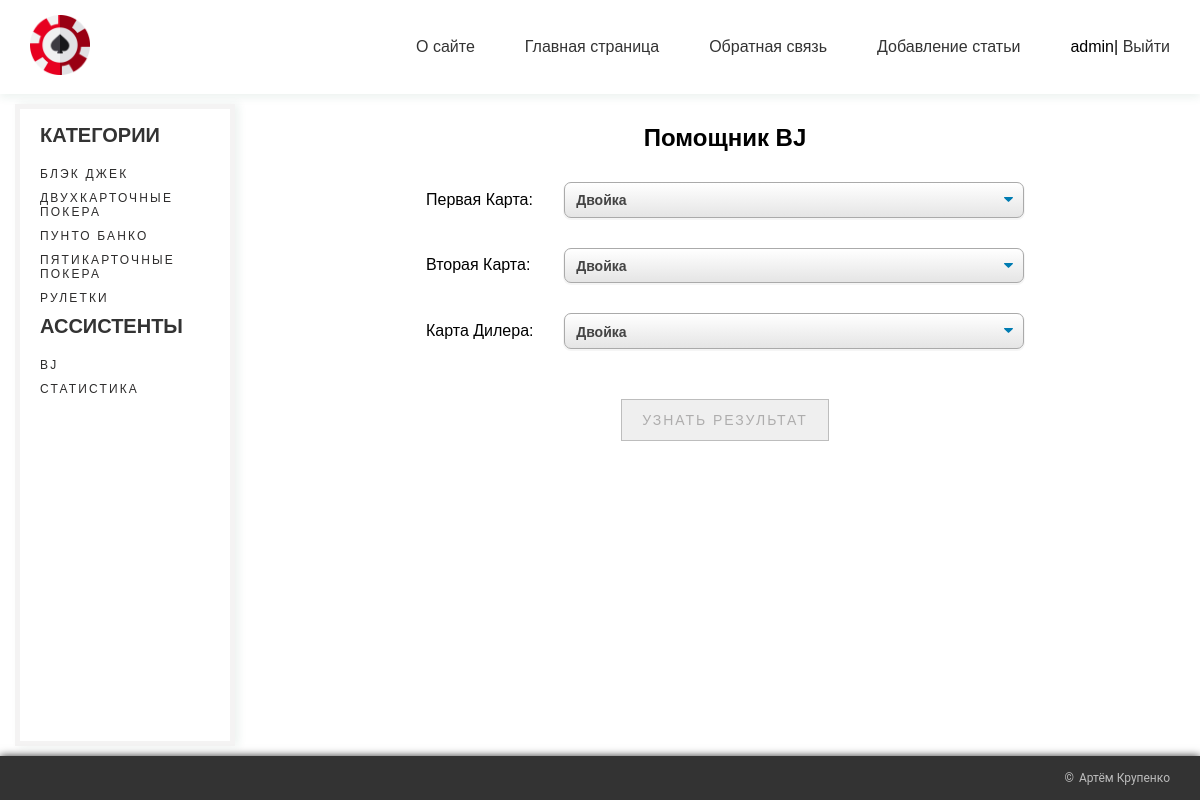
Screenshot of /assistant/bj_start/ (signed in) with the database file from the repository.
### games/models.py (models this page shows, shortened)
class Category(models.Model):
    name = models.CharField(max_length=100, db_index=True, verbose_name='Название')
    slug = models.SlugField(max_length=255, unique=True, db_index=True, verbose_name='URL')
    def get_absolute_url(self):
        return reverse('category', kwargs={'cat_slug': self.slug})
    class Meta:
        verbose_name = 'Категории Игр'
        verbose_name_plural = 'Категории Игр'
        ordering = ['name']

### games/views.py (the view, shortened to what this page needs)
# urls.py: path('assistant/bj_start/', HandFormView.as_view(), name='bj_start'),
class HandFormView(LoginRequiredMixin, DataMixin, CreateView):
    form_class = HandForm
    template_name = 'games/bj_start.html'
    raise_exception = True
    def get_context_data(self, *, object_list=None, **kwargs):
        context = super().get_context_data(**kwargs)
        c_def = self.get_user_context(title='Помощник BJ')
        return dict(list(context.items()) + list(c_def.items()))

### games/forms.py
class HandForm(forms.ModelForm):
    class Meta:
        OPTIONS = (
            ('2', 'Двойка'),
            ('3', 'Тройка'),
            ('4', 'Четвёрка'),
            ('5', 'Пятёрка'),
            ('6', 'Шестёрка'),
            ('7', 'Семёрка'),
            ('8', 'Восьмёрка'),
            ('9', 'Девятка'),
            ('10', 'Десятка'),
            ('Jack', 'Валет'),
            ('Queen', 'Дама'),
            ('King', 'Король'),
            ('Ace', 'Туз')
        )
        model = Hand
        fields = ['first_card', 'second_card', 'dealer_card']
        widgets = {
            'first_card': forms.Select(choices=OPTIONS, attrs={'class': "filters__option"}),
            'second_card': forms.Select(choices=OPTIONS, attrs={'class': "filters__option"}),
            'dealer_card': forms.Select(choices=OPTIONS, attrs={'class': "filters__option"})
        }

### games/utils.py (called while the page is built)
    def get_user_context(self, **kwargs):
        context = kwargs
        categories = cache.get('categories')
        if not categories:
            categories = Category.objects.annotate(Count('games'))
            cache.set('categories', categories, 60)
        user_menu = menu.copy()
        if not self.request.user.is_authenticated:
            user_menu.pop(-1)
        context['menu'] = user_menu
        context['categories'] = categories
        return context

### games/templates/games/bj_start.html (shortened to what this page needs)
{% extends "games/base_web_casino.html" %}
{% block content %}
<h1 class="title_title">{{ title }}</h1>
<div class="form-conteiner">
    <form action="{% url 'bj_start' %}" method="post" class="form__action" enctype="multipart/form-data">
        {% for f in form %}
        <div class="select-wrapper">
            <label class="filters__select" for="{{ f.id_for_label }}">{{f.label}}: </label>
            {{ f }}
        </div>
        {% endfor %}
        <div class="button-wrapper">
            <button class="content__view button-btn" type="submit">Узнать Результат</button>
        </div>
    </form>
</div>
{% endblock %}

### games/templates/games/base_web_casino.html (shortened to what this page needs)
{% load static %}
<!DOCTYPE html>
<html lang="en">
<head>
    <link rel="stylesheet" href="{% static 'games/css/styles.css' %}" type="text/css">
</head>
<body>
<header class="header">
    {% block sidebar %}
    <div class="header__container">
        <a href="{% url 'home' %}" class="header__logo">
            <img src="{% static 'games/images/logo.png' %}" alt="logo image" class="header__image">
        </a>
        <ul class="header__items">
            {% for m in menu %}
            <li class="header__item">
                <a href="{% url m.url_name %}" class="header__link">{{ m.title }}</a>
            </li>
            {% endfor %}
            {% if request.user.is_authenticated %}
            <li class="header__item">{{ user.username }}|
                <a href="{% url 'logout' %}" class="header__link">Выйти</a>
            </li>
            {% else %}
            <li class="header__item">
                <a href="{% url 'register' %}" class="header__link">Регистрация</a> |
                <a href="{% url 'login' %}" class="header__link">Войти</a>
            </li>
            {% endif %}
        </ul>
    </div>
</header>
<main class="main">
    <section class="categories">
        <div class="categories__container">
            <h2 class="categories__title">Категории</h2>
            {% for c in categories %}
            {% if c.games__count > 0 %}
            <ul class="categories__items">
                <li class="categories__item">
                    <a href="{{ c.get_absolute_url }}" class="categories__link">{{ c.name }}</a>
                </li>
            </ul>
            {% endif %}
            {% endfor %}
            <h2 class="categories__title">Ассистенты</h2>
            <ul class="categories__items">
                <li class="categories__item">
                    <a href="{% url 'bj_start' %}" class="categories__link">BJ</a>
                </li>
                <li class="categories__item">
                    <a href="{% url 'statistic' %}" class="categories__link">Статистика</a>
                </li>
            </ul>
            {% endblock %}
        </div>
    </section>
    <section class="content">
        {% block content %}
        {% endblock %}
    </section>
</main>
<footer class="footer">
    <div class="footer__container">
        <p class="footer__owner">Артём Крупенко</p>
    </div>
</footer>
</body>
</html>

### games/static/games/css/styles.css (style rules this page uses)
* { -webkit-box-sizing: border-box; box-sizing: border-box; padding: 0; margin: 0; font-family: "Poppins", sans-serif; }
body { min-height: 100vh; height: 100%; display: -webkit-box; display: -ms-flexbox; display: flex; -webkit-box-orient: vertical; -webkit-box-direction: normal; -ms-flex-direction: column; flex-direction: column; }
.header { background: #ffffff; -webkit-box-shadow: 0 4px 8px rgba(44, 101, 77, 0.08); box-shadow: 0 4px 8px rgba(44, 101, 77, 0.08); }
.header__container { display: -webkit-box; display: -ms-flexbox; display: flex; -webkit-box-pack: justify; -ms-flex-pack: justify; justify-content: space-between; -webkit-box-align: center; -ms-flex-align: center; align-items: center; padding: 15px 30px; }
.header__image { width: 60px; }
.header__items { list-style-type: none; display: -webkit-box; display: -ms-flexbox; display: flex; }
.header__item { margin-right: 50px; }
.header__item:last-child { margin-right: 0; }
.header__link { font-family: "Poppins", sans-serif; outline: none; text-decoration: none; font-weight: 500; font-size: 16px; color: #333333; -webkit-transition: 0.3s ease-in-out; -o-transition: 0.3s ease-in-out; transition: 0.3s ease-in-out; }
.main { -webkit-box-flex: 1; -ms-flex: 1 0 auto; flex: 1 0 auto; height: 100%; display: -webkit-box; display: -ms-flexbox; display: flex; }
.categories { font-family: "Poppins", sans-serif; min-width: 220px; margin: 10px 15px; padding: 15px 20px; background: #ffffff; border: 5px solid rgba(110, 102, 102, 0.08); -webkit-box-shadow: 4px 0 8px rgba(44, 101, 77, 0.08); box-shadow: 4px 0 8px rgba(44, 101, 77, 0.08); }
.categories__title { font-size: 20px; color: #333333; text-transform: uppercase; padding-bottom: 20px; }
.categories__items { list-style-type: none; }
.categories__item { margin-bottom: 10px; }
.categories__link { display: flex; align-items: center; outline: none; text-decoration: none; font-size: 12px; letter-spacing: 0.18em; text-transform: uppercase; color: #2d2c2c; transition: 1s ease; }
.content { font-family: "Poppins", sans-serif; width: 100%; margin: 10px 15px; }
.content__view { text-align: center; outline: none; text-decoration: none; border: 1px solid #bdbdbd; text-transform: uppercase; font-family: "Poppins", sans-serif; cursor: pointer; color: #aeadad; font-size: 14px; letter-spacing: 0.14em; padding: 12px 0; width: 90%; margin-bottom: 10px; -webkit-transition: 0.5s ease-in-out; -o-transition: 0.5s ease-in-out; transition: 0.5s ease-in-out; }
.footer { -webkit-box-flex: 0; -ms-flex: 0 0 auto; flex: 0 0 auto; background: #333333; -webkit-box-shadow: 0 0 8px #333333; box-shadow: 0 0 8px #333333; }
.footer__container { padding: 15px 30px; display: -webkit-box; display: -ms-flexbox; display: flex; -webkit-box-pack: end; -ms-flex-pack: end; justify-content: flex-end; -webkit-box-align: center; -ms-flex-align: center; align-items: center; }
.footer__owner { font-family: Roboto, sans-serif; font-size: 12px; color: #bdbdbd; }
.footer__owner::before { content: "\00A9"; margin-right: 5px; }
.filters__option { max-width: 50%; width: 100%; margin-top: 10px; outline: none; font-family: 'Poppins', sans-serif; font-size: 14px; display: block; font-weight: 700; color: #444; line-height: 1.3; padding: .6em 1.4em .5em .8em; width: 100%; box-sizing: border-box; border: 1px solid #aaa; box-shadow: 0 1px 0 1px rgba(0,0,0,.04); border-radius: .5em; -moz-appearance: none; -webkit-appearance: none; appearance: none; background-color: #fff; background-repeat: no-repeat, repeat; background-position: right .7em top 50%, 0 0; background-size: .65em auto, 100%; }
.select-wrapper { margin-top: 20px; display: flex; align-items: center; justify-content: center; }
.filters__select { margin-top: 10px; max-width: 15%; width: 100%; }
.button-btn { padding: 12px 20px; width: fit-content; }
.button-wrapper { display: flex; align-items: center; justify-content: center; margin-top: 50px; }
.title_title { margin-bottom: 20px; margin-top: 20px; text-align: center; }

### rows the page displays
Category: name "БЛЭК ДЖЕК"
Category: name "ДВУХКАРТОЧНЫЕ ПОКЕРА"
Category: name "ПУНТО БАНКО"
Category: name "ПЯТИКАРТОЧНЫЕ ПОКЕРА"
Category: name "РУЛЕТКИ"

### other values shown
{{ m.title }} "О сайте" "Главная страница" "Обратная связь" "Добавление статьи"
{{ user.username }} "admin"
{{ title }} "Помощник BJ"
{{ f.label }} "Первая Карта" "Вторая Карта" "Карта Дилера"
